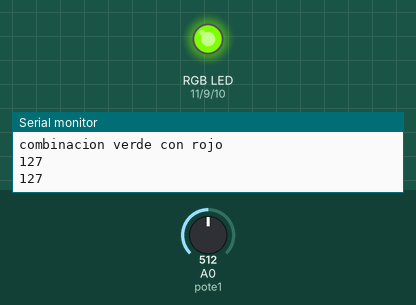
A sketch run on a simulated Arduino Uno, built with avr-gcc and run on an emulated ATmega328P. Shown: an RGB LED mixed from three pins (HIGH = lit), the last lines printed to the serial monitor. Inputs (shaded band) come from the test bench; at power-on: A0 (pote1) = 512.

Above: at 3.8 s.
3.9 s: A0 (pote1) set to 716
At 6.7 s:
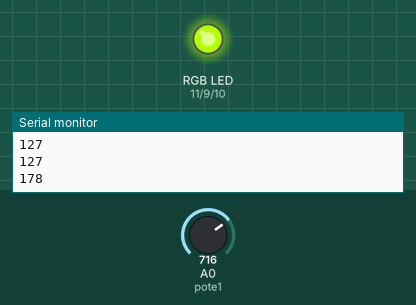
9.5 s: A0 (pote1) set to 900
At 11.7 s:
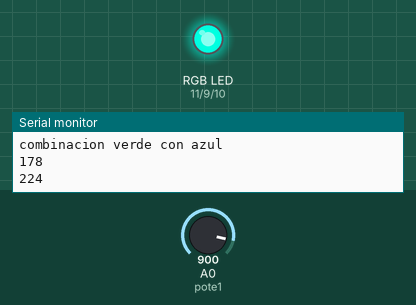
16.7 s: A0 (pote1) set to 306
At 20.2 s:
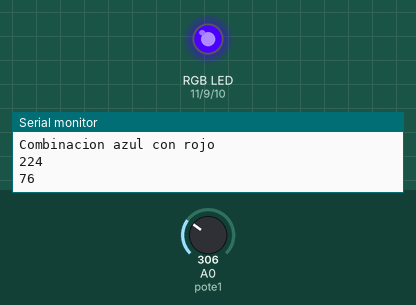
20.5 s: A0 (pote1) set to 122
At 25.2 s:
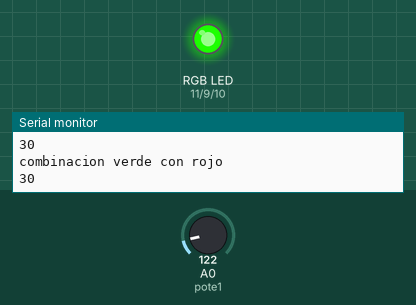
25.5 s: A0 (pote1) set to 0
At 27.6 s:
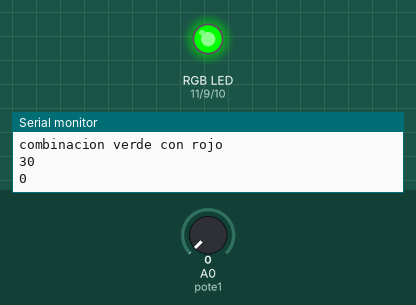
29.0 s: A0 (pote1) set to 1023
At 31.1 s:
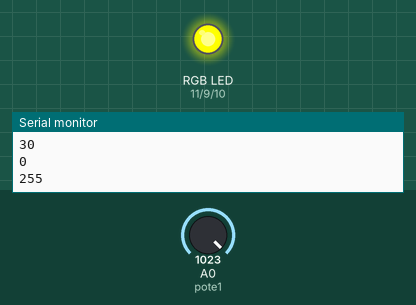
Timing chart, 0 to 33.5 s (numbered marks = the images above; inputs shaded):
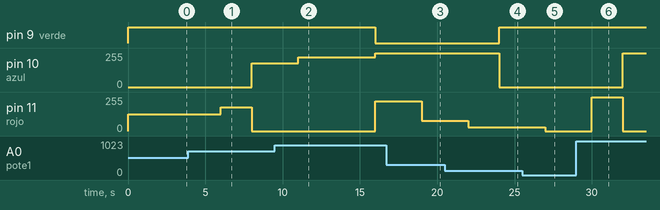

Measured:
- after the input at 3.9 s, pin 10 (azul): 0/255 → 178/255 after 4.1 s; pin 11 (rojo): 127/255 → 178/255 after 2.1 s, → 0/255 2.0 s later
- after the input at 9.5 s, pin 10 (azul): 178/255 → 224/255 after 1.5 s, → 255/255 5.0 s later; pin 11 (rojo): 0/255 → 224/255 after 6.5 s
- after the input at 16.7 s, pin 11 (rojo): 224/255 → 76/255 after 2.3 s
- after the input at 20.5 s, pin 11 (rojo): 76/255 → 30/255 after 1.5 s
- after the input at 25.5 s, pin 11 (rojo): 30/255 → 0/255 after 1.5 s
- after the input at 29.0 s, pin 10 (azul): 0/255 → 255/255 after 3.0 s; pin 11 (rojo): 0/255 → 255/255 after 1.0 s, → 0/255 2.0 s later

The sketch:

ejercicio5.ino
```cpp
#define rojo 11
#define azul 10
#define verde 9
#define pote1 A0

void setup()
{
  Serial.begin(9600);
  pinMode(rojo, OUTPUT);
  pinMode(azul, OUTPUT);
  pinMode(verde, OUTPUT);
}

void loop(){
  Serial.println("combinacion verde con rojo");
  digitalWrite(verde,HIGH);
  int valor = map(analogRead(pote1),0,1023,0,255);
  Serial.println(valor);
  analogWrite(rojo,valor);
  delay(3000);
  valor = map(analogRead(pote1),0,1023,0,255);
  Serial.println(valor);
  analogWrite(rojo,valor);
  delay(3000);
  valor = map(analogRead(pote1),0,1023,0,255);
  Serial.println(valor);
  analogWrite(rojo,valor);
  delay(2000);
  digitalWrite(verde, LOW);
  analogWrite(rojo, LOW);


  Serial.println("combinacion verde con azul");
  digitalWrite(verde,HIGH);
  valor = map(analogRead(pote1),0,1023,0,255);
  Serial.println(valor);
  analogWrite(azul,valor);
  delay(3000);
  valor = map(analogRead(pote1),0,1023,0,255);
  Serial.println(valor);
  analogWrite(azul,valor);
  delay(3000);
  valor = map(analogRead(pote1),0,1023,0,255);
  Serial.println(valor);
  analogWrite(azul,valor);
  delay(2000);
  digitalWrite(verde, LOW);
  analogWrite(azul, LOW);


  Serial.println("Combinacion azul con rojo");
  digitalWrite(azul,HIGH);
  valor = map(analogRead(pote1),0,1023,0,255);
  Serial.println(valor);
  analogWrite(rojo,valor);
  delay(3000);
  valor = map(analogRead(pote1),0,1023,0,255);
  Serial.println(valor);
  analogWrite(rojo,valor);
  delay(3000);
  valor = map(analogRead(pote1),0,1023,0,255);
  Serial.println(valor);
  analogWrite(rojo,valor);
  delay(2000);
  digitalWrite(azul, LOW);
  analogWrite(rojo, LOW);

}
```
